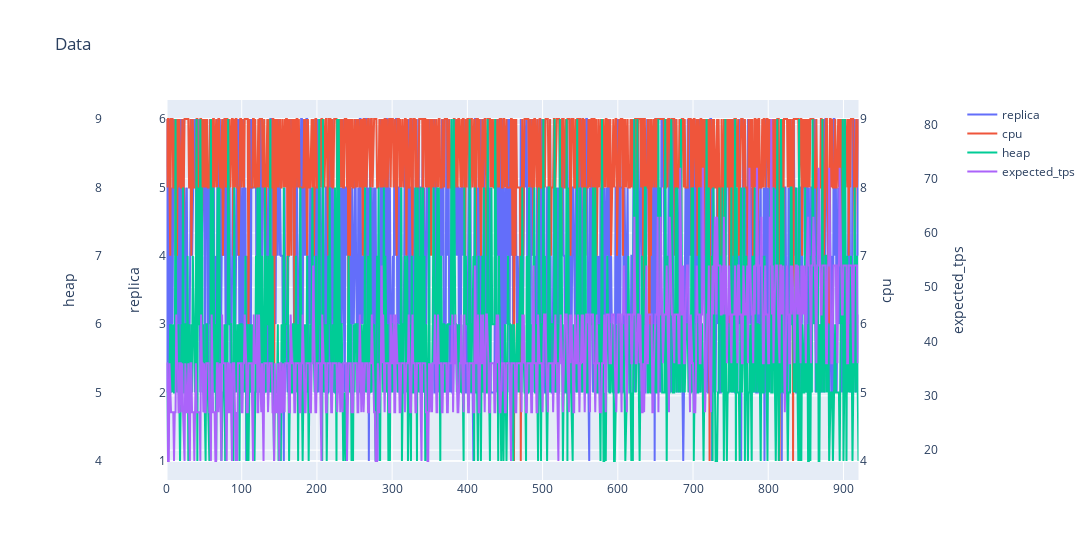

The notebook cell this image was saved under:
### Code cell
from plotly.subplots import make_subplots
import plotly.graph_objects as go



def plotly_multi(data):

    number_of_columns = data.shape[1]


    if number_of_columns==2:
        fig = make_subplots(specs=[[{"secondary_y": True}]])
        fig.add_trace(
            go.Scatter(x=data.index, y=data.iloc[:, 0], name=data.columns[0]),
            secondary_y=False,)
        fig.add_trace(
            go.Scatter(x=data.index, y=data.iloc[:, 1], name=data.columns[1]),
            secondary_y=True,)
        fig.update_xaxes(title_text="Date")
        fig.update_yaxes(title_text=data.columns[0], secondary_y=False)
        fig.update_yaxes(title_text=data.columns[1], secondary_y=True)
    

    if number_of_columns>2:
        fig = go.Figure()
        fig.add_trace(
            go.Scatter(x=data.index, y=data.iloc[:, 0], name=data.columns[0]))
    
        fig.update_layout(
            xaxis=dict(domain=[0.1, 0.9]),
            yaxis=dict(title=data.columns[0]),
            yaxis2=dict(title=data.columns[1], anchor="x", overlaying="y", side="right"))
    
        for i, col in enumerate(data.columns[1:], 1):
            fig.add_trace(
                go.Scatter(x=data.index,y=data[col],name=col,yaxis=f"y{i+1}"))
    
        for i, col in enumerate(data.columns[2:], 2):
            axis = f"yaxis{i+1}"
    
            if i%2 == 0:
                side = "left"
                position = (i-1)*0.025
            else:
                side = "right"
                position = 1 - (i-2)*0.025
    
            axis_value = dict(
                title=col,
                anchor="free",
                overlaying="y",
                side=side,
                position=position)
            exec(f"fig.update_layout({axis} = {axis_value})")



    
    fig.update_layout(title_text="Data",width=1100)
    
    fig.show()


plot_metrics = ["replica", "cpu", "heap", "expected_tps"]
plotly_multi(df_test_test_results[plot_metrics])

### Figure 1 — Plotly figure (JSON) as saved in the notebook; plotly's stock layout.template omitted (floating-point values rounded to 4 significant figures; data arrays with more than 128 entries replaced by an {"elided": "..."} marker saying what was removed)
{"data": [{"name": "replica", "type": "scatter", "x": {"elided": "921 int values"}, "y": {"elided": "921 int values"}}, {"name": "cpu", "type": "scatter", "x": {"elided": "921 int values"}, "y": {"elided": "921 int values"}, "yaxis": "y2"}, {"name": "heap", "type": "scatter", "x": {"elided": "921 int values"}, "y": {"elided": "921 int values"}, "yaxis": "y3"}, {"name": "expected_tps", "type": "scatter", "x": {"elided": "921 int values"}, "y": {"elided": "921 int values"}, "yaxis": "y4"}], "layout": {"title": {"text": "Data"}, "width": 1100, "xaxis": {"domain": [0.1, 0.9]}, "yaxis": {"title": {"text": "replica"}}, "yaxis2": {"anchor": "x", "overlaying": "y", "side": "right", "title": {"text": "cpu"}}, "yaxis3": {"anchor": "free", "overlaying": "y", "position": 0.025, "side": "left", "title": {"text": "heap"}}, "yaxis4": {"anchor": "free", "overlaying": "y", "position": 0.975, "side": "right", "title": {"text": "expected_tps"}}}}
